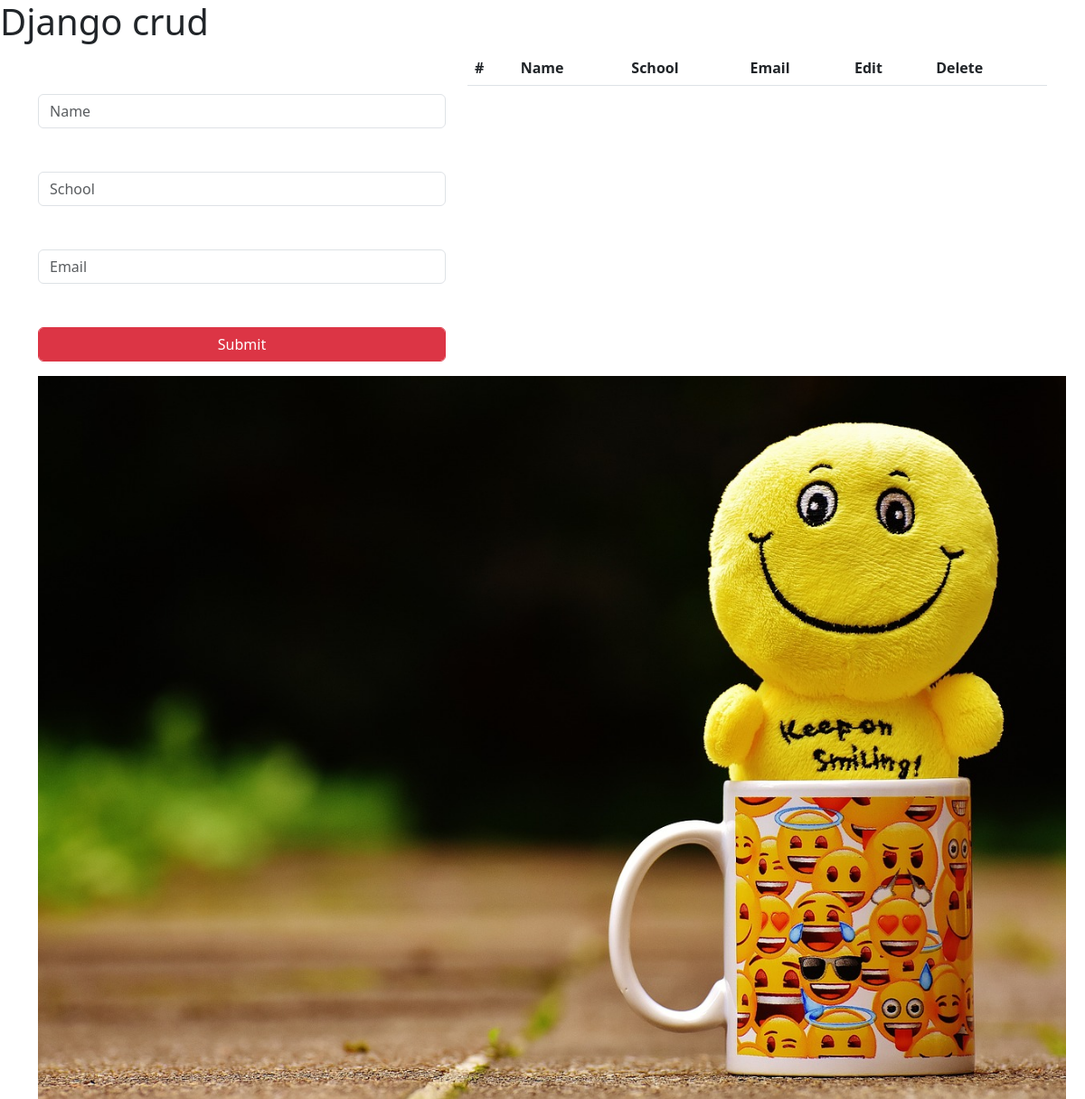
Page /crud/ on the earlier database version.
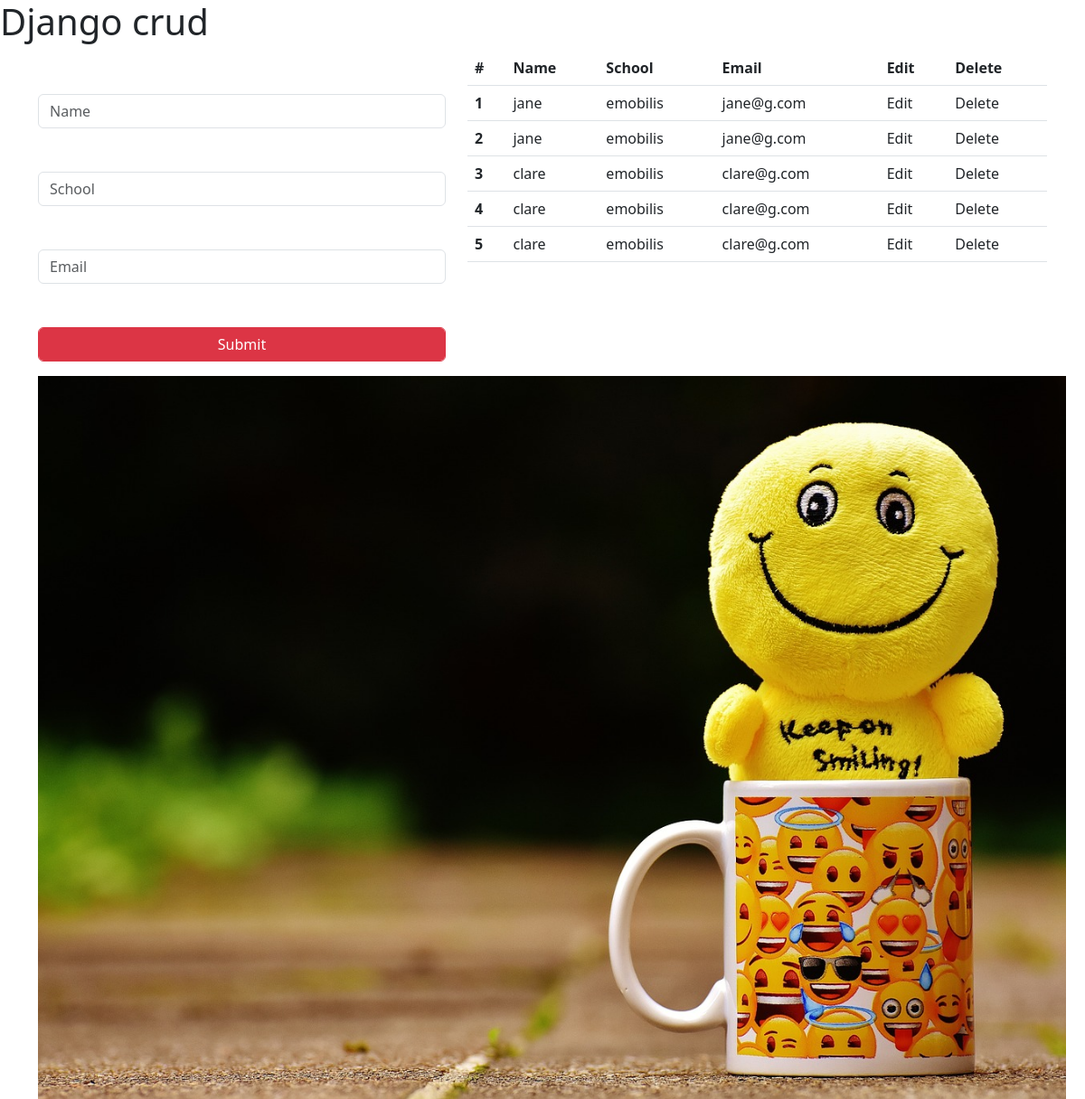
Same page on the later database version.
### crud/models.py (models this page shows, shortened)
class Students(models.Model):
    name = models.CharField(max_length=30,blank=False,null=False)
    school = models.CharField(max_length=50,blank=False,null=False)
    email = models.EmailField()

### crud/views.py (the view)
# urls.py: 2. Add a URL to urlpatterns:  path('', views.home, name='home')
def home(request):
    d = Students.objects.all()
    return render(request, 'index.html', {"d":d} )

### crud/templates/index.html (shortened to what this page needs)
{% load static %}
<html lang="en">
<head>
    <link href="https://cdn.jsdelivr.net/npm/bootstrap@5.3.0/dist/css/bootstrap.min.css" rel="stylesheet">
</head>
<body>
<h1>Django crud</h1>
<div class="container">
    <div class="row">
        <div class="col-md-5">
        <form action="{% url 'crud:insertdata' %}" method="POST">
            <input type="text" placeholder="Name" class="form-control mt-5" name="name">
            <input type="text" placeholder="School" class="form-control mt-5" name="school">
            <input type="email" placeholder="Email" class="form-control mt-5" name="email">
            <input type="submit" placeholder="Submit" class="form-control btn btn-danger mt-5">
        </form>
    </div>
    <div class="col-md-7">
        <table class="table">
  <thead>
    <tr>
      <th scope="col">#</th>
      <th scope="col">Name</th>
      <th scope="col">School</th>
      <th scope="col">Email</th>
        <th scope="col">Edit</th>
        <th scope="col">Delete</th>
    </tr>
  </thead>
  <tbody>
  {% for k in d %}
    <tr>
      <th scope="row">{{ k.id }}</th>
      <td>{{ k.name }}</td>
      <td>{{ k.school }}</td>
      <td>{{ k.email }}</td>
        <td>Edit</td>
        <td>Delete</td>
    </tr>
  {% endfor %}
  </tbody>
</table>
    </div>
    </div>
</div>
<div class="container">
   <img src="{% static 'image/emoji.jpg' %}" alt="" height="100%">
</div>
</body>
</html>

Differences in the rows shown:
added Students: id "1", name "jane", school "emobilis", email "jane@g.com"
added Students: id "2", name "jane", school "emobilis", email "jane@g.com"
added Students: id "3", name "clare", school "emobilis", email "clare@g.com"
added Students: id "4", name "clare", school "emobilis", email "clare@g.com"
added Students: id "5", name "clare", school "emobilis", email "clare@g.com"
